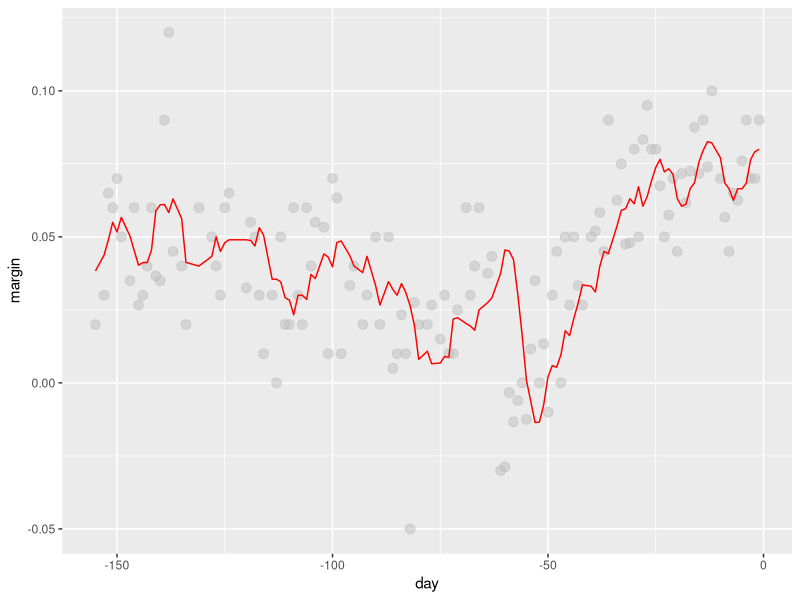
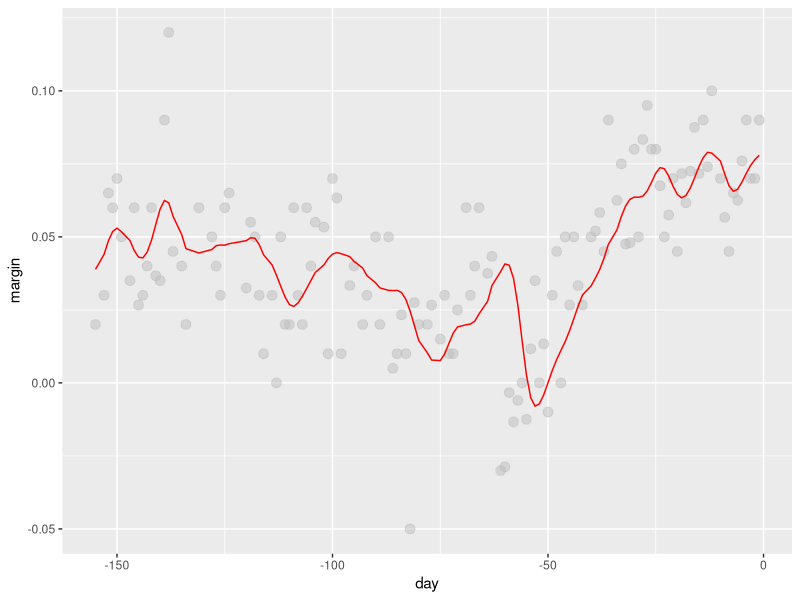
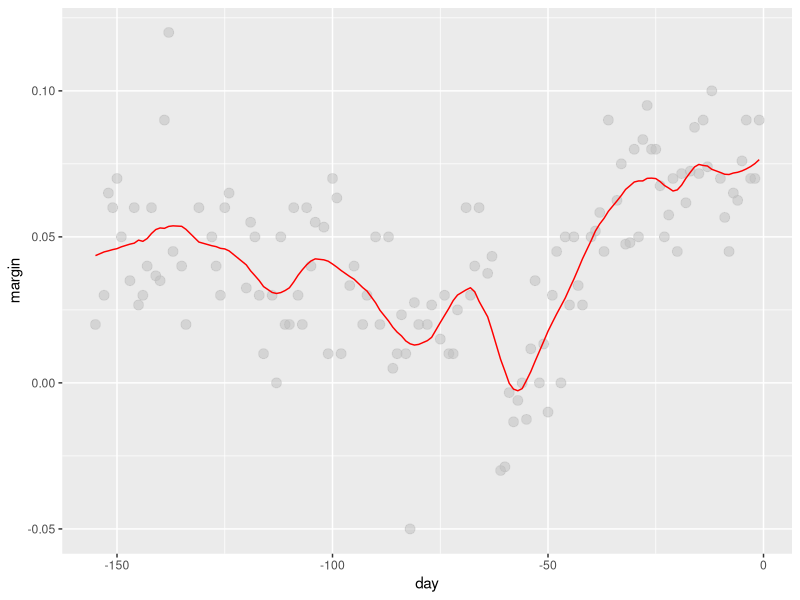
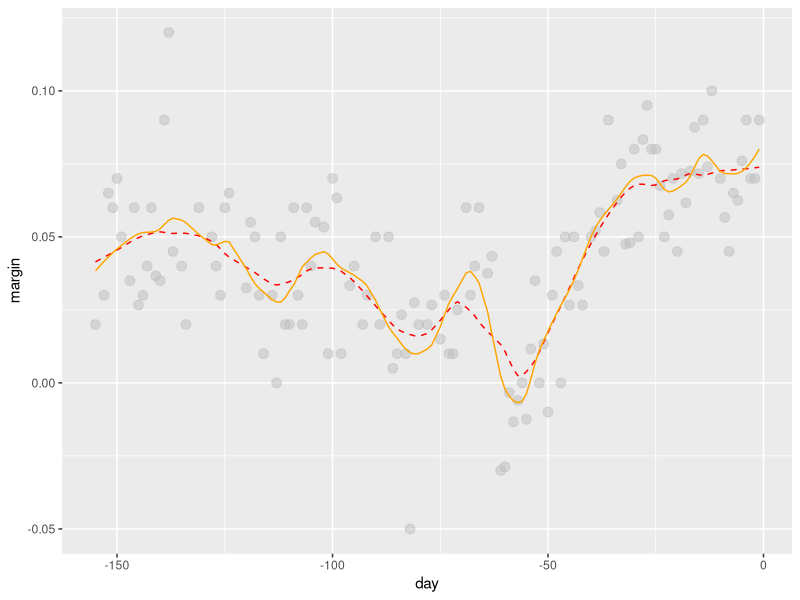
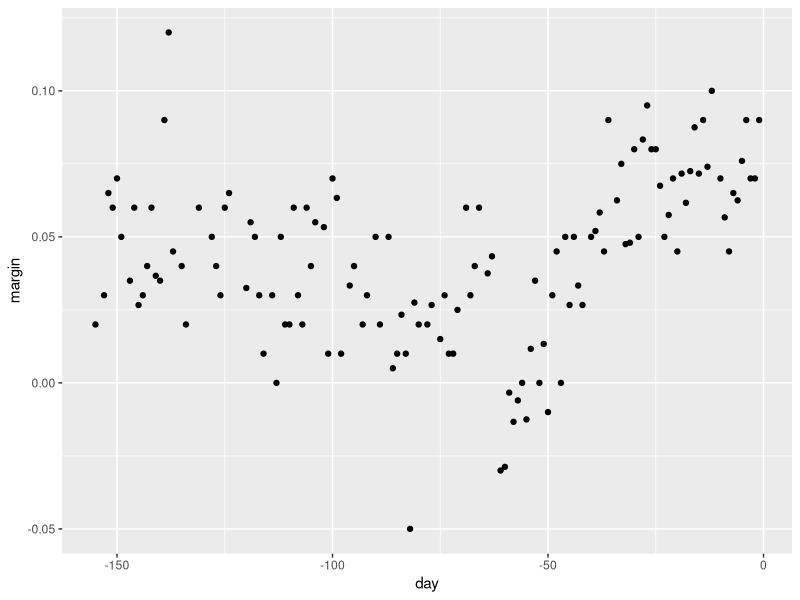

Source code (R) for these figures, in order:
library(tidyverse)
library(caret)
library(dslabs)
data("polls_2008")

#___________________bin smoothing (box)__________________________
span <- 7 
fit <- with(polls_2008, 
            ksmooth(day, margin, kernel = "box", bandwidth = span))

polls_2008 %>% mutate(smooth = fit$y) %>%
  ggplot(aes(day, margin)) +
  geom_point(size = 3, alpha = .5, color = "grey") + 
  geom_line(aes(day, smooth), color="red")



#_____________bin smoothing (normal)____________________________
fit <- with(polls_2008, 
            ksmooth(day, margin, kernel = "normal", bandwidth = span))

polls_2008 %>% mutate(smooth = fit$y) %>%
  ggplot(aes(day, margin)) +
  geom_point(size = 3, alpha = .5, color = "grey") + 
  geom_line(aes(day, smooth), color="red")


# _____________Local weighted regression (loess)_________________________

total_days <- diff(range(polls_2008$day))
span <- 21/total_days

fit <- loess(margin ~ day, degree=1, span = span, data=polls_2008)

polls_2008 %>% mutate(smooth = fit$fitted) %>%
  ggplot(aes(day, margin)) +
  geom_point(size = 3, alpha = .5, color = "grey") +
  geom_line(aes(day, smooth), color="red")

#_____________Fitting parabolas _________________________________

total_days <- diff(range(polls_2008$day))
span <- 28/total_days
fit_1 <- loess(margin ~ day, degree=1, span = span, data=polls_2008)

fit_2 <- loess(margin ~ day, span = span, data=polls_2008)


polls_2008 %>% mutate(smooth_1 = fit_1$fitted, smooth_2 = fit_2$fitted) %>%
  ggplot(aes(day, margin)) +
  geom_point(size = 3, alpha = .5, color = "grey") +
  geom_line(aes(day, smooth_1), color="red", lty = 2) +
  geom_line(aes(day, smooth_2), color="orange", lty = 1) 

#ggplot uses loess in its geom_smooth function (default parameter deg=2)
polls_2008 %>% ggplot(aes(day, margin)) +
  geom_point() + 
  geom_smooth(span = 0.15, method.args = list(degree=1))
